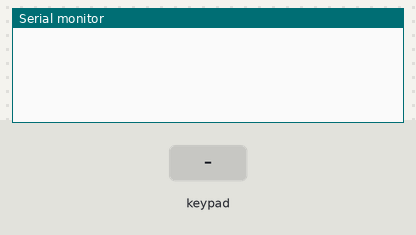
Bench run of a sketch on a simulated Arduino Uno, built with avr-gcc and run on an emulated ATmega328P. On the bench: the last lines printed to the serial monitor. The inputs (shaded band) are chosen by the test bench.

Above: at 1.2 s.
1.3 s: key '1' pressed
At 1.7 s:
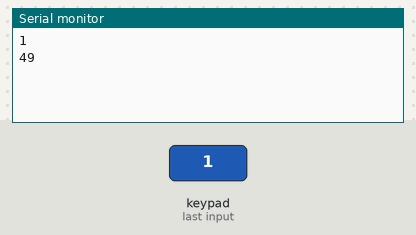
2.8 s: keypad keys 1 0 9 8 7 # pressed 0.4 s apart
At 5.7 s:
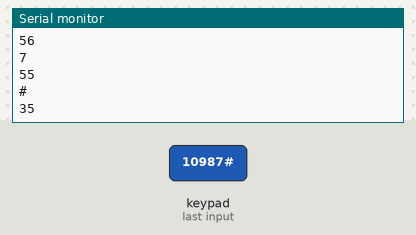
6.7 s: key '2' pressed
At 7.3 s:
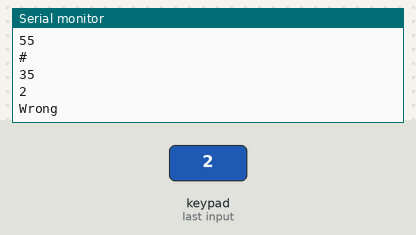
8.2 s: keypad keys 1 0 9 8 7 * pressed 0.4 s apart
At 11.0 s:
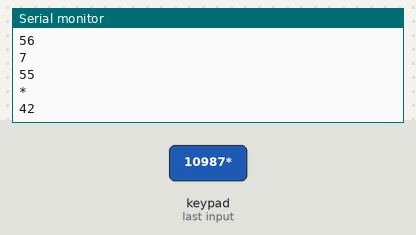
12.1 s: key 'A' pressed
At 13.3 s:
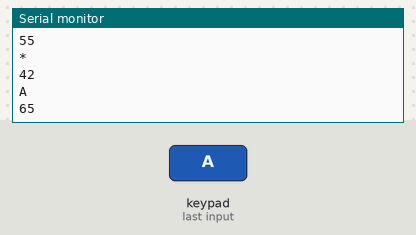
13.6 s: keypad keys 1 0 9 8 7 D pressed 0.4 s apart
At 16.4 s:
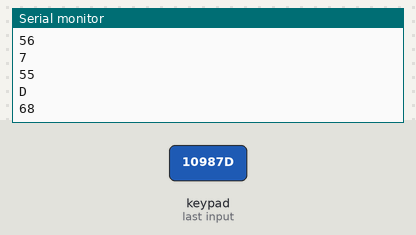
Timing chart, 0 to 17.9 s (numbered marks = the images above; inputs shaded):
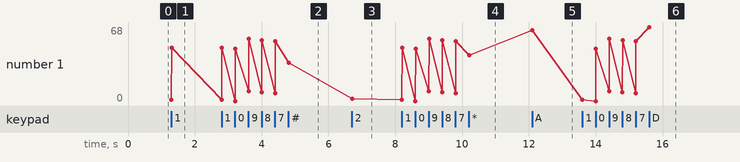

The sketch:

password_keypad.ino
```cpp
#include <Keypad.h>
const byte ROWS = 4; //four rows
const byte COLS = 4; //four columns
//define the cymbols on the buttons of the keypads
char hexaKeys[ROWS][COLS] = {
 {'1','2','3','A'},
 {'4','5','6','B'},
 {'7','8','9','C'},
 {'*','0','#','D'}
};
byte rowPins[ROWS] = {10, 9, 8, 7}; //connect to the row pinouts of the keypad
byte colPins[COLS] = {6, 5, 4, 3}; //connect to the column pinouts of the keypad
//initialize an instance of class NewKeypad
Keypad customKeypad = Keypad( makeKeymap(hexaKeys), rowPins, colPins, ROWS, COLS);
// 0 == 48, 1 == 49, 2 == 50, 3 == 51, 4 == 52, 5 == 53,  6 == 54, 7 == 55, 8 == 56, 9 == 57
// A == 65, B == 66, C == 67, D == 68, # == 35, * == 42
int password[] = {50, 48, 48, 52,49, 57, 56, 48} ;
int trypass[8];
int count = 0;

void setup() {
  Serial.begin(9600);
}

void loop() {
  char customKey = customKeypad.getKey();

 if (customKey){
   Serial.println(customKey);
   if (count < 7){
    trypass[count] = (customKey);
    Serial.println(trypass[count]);
    count += 1;
    }
   else{
    int pass = 0;
    for (int i = 0; i <= 7; i++){
      if (password[i] == trypass[i]){
        pass ++;}}
   if (pass == 7){
    Serial.println("Welcome");
    count += 1;}
   else {
    Serial.println("Wrong");
    count = 0;}
    }

 }

}
```

Measured:
- after the input at 1.3 s, the serial monitor: prints a new line at once (image 1)
- after the input at 2.8 s, the serial monitor: prints a new line after 0.40 s (image 2)
- after the input at 6.7 s, the serial monitor: prints a new line at once (image 3)
- after the input at 8.2 s, the serial monitor: prints a new line at once (image 4)
- after the input at 12.1 s, the serial monitor: prints a new line at once (image 5)
- after the input at 13.6 s, the serial monitor: prints a new line at once (image 6)
- plotted number 1: 49 → 35 after the input at 2.8 s, 35 → 2 after the input at 6.7 s, 2 → 42 after the input at 8.2 s, 42 → 65 after the input at 12.1 s, 65 → 68 after the input at 13.6 s
